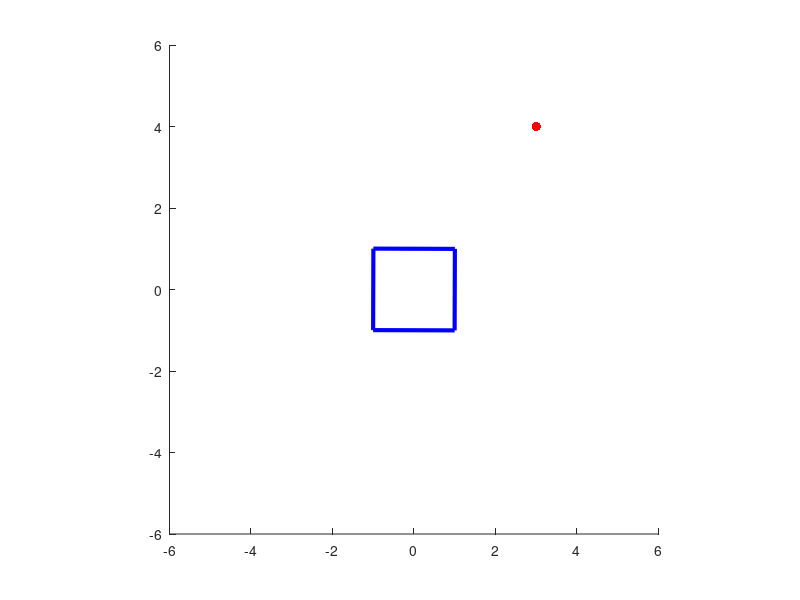

Write the MATLAB code that produced this figure.
close all;
clear all;

% A 2D pologyon: square of 2 by 2 units.
p = [-1 1 1 -1 -1 ; -1 -1 1 1 -1];

% Points in p are to be in homogeneous coordinates.
p(3,:) = 1;

% Set up axes for plotting our animation.
figure;
hold on;
axis equal;

% The square should rotate about this point.
point = [3; 4];

for theta = 0:0.01:2 * pi

    % Set up matrix R to be a rotation transformation
    % (anticlockwise about origin by angle theta).
    R = [cos(theta) -sin(theta) 0; sin(theta) cos(theta) 0; 0 0 1];

    % Perform the transform R.
    pprime = R * p;
    
    % Divide by homogeneous coordinate.
    pprime(1,:) = pprime(1,:) ./ pprime(3,:);
    pprime(2,:) = pprime(2,:) ./ pprime(3,:);
    
    % Plot polygon in pprime in blue, point in red.
    cla; % clear axes
    plot(pprime(1,:), pprime(2,:), 'b', 'LineWidth', 3);
    plot(point(1), point(2), 'r.', 'MarkerSize', 20);
    axis([-6 6 -6 6]);
    drawnow;

end
